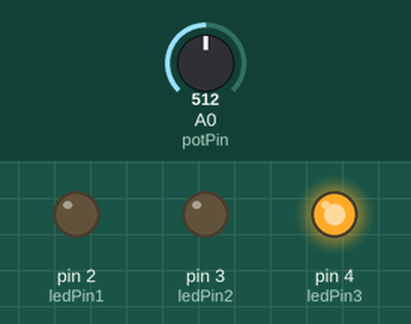
Recording of a sketch running on a simulated Arduino Uno, built with avr-gcc and run on an emulated ATmega328P. Parts: output pins drawn as LEDs (lit = HIGH). The inputs (shaded band) are chosen by the test bench; at power-on: A0 (potPin) = 512.

Above: at 3.8 s.
3.9 s: A0 (potPin) set to 490
At 5.5 s:
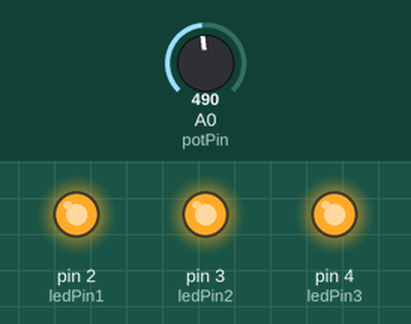
10.5 s: A0 (potPin) set to 510
At 13.8 s:
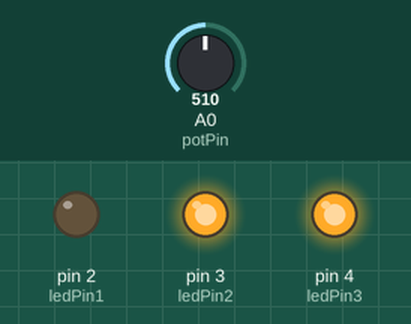
14.5 s: A0 (potPin) set to 306
At 15.5 s:
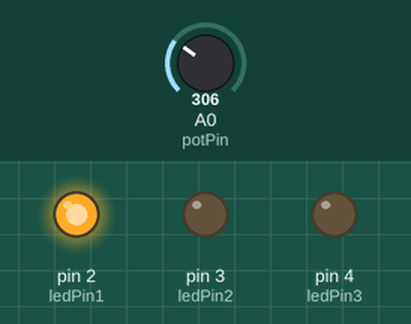
Timing chart, 0 to 25.5 s (numbered marks = the images above; inputs shaded):
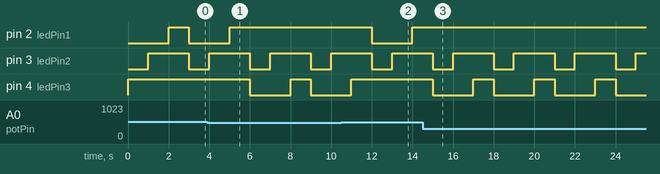

Measured:
- after the input at 3.9 s, pin 2 (ledPin1): goes on until 5.0 s, then stays HIGH; pin 4 (ledPin3): HIGH → LOW after 2.1 s, → HIGH 2.0 s later, → LOW 1.0 s later
- after the input at 10.5 s, pin 2 (ledPin1): HIGH → LOW after 1.5 s, → HIGH 2.0 s later; pin 4 (ledPin3): goes on until 11.0 s, then stays HIGH
- after the input at 14.5 s, pin 2 (ledPin1): stops changing and stays HIGH; pin 4 (ledPin3): alternates HIGH for 1.0 s and LOW for 2.0 s, starting after 0.50 s
- by itself, pin 3 (ledPin2): alternates HIGH for 2.0 s and LOW for 1.0 s

The sketch:

EJERCICIO1.ino
```cpp
const int potPin = A0;
const int ledPin1 = 2;
const int ledPin2 = 3;
const int ledPin3 = 4;

int potValue;

void setup() {
  pinMode(ledPin1, OUTPUT);
  pinMode(ledPin2, OUTPUT);
  pinMode(ledPin3, OUTPUT);
}

void loop() {
  potValue = analogRead(potPin);


  if (potValue >= 0 && potValue <= 500) {
    digitalWrite(ledPin1, HIGH);
    delay(1000);
    digitalWrite(ledPin2, HIGH);
    delay(1000);
    digitalWrite(ledPin3, HIGH);
    delay(1000);
    digitalWrite(ledPin1, LOW);
    digitalWrite(ledPin2, LOW);
    digitalWrite(ledPin3, LOW);
  }

  else if (potValue > 500 && potValue <= 1000) {
    digitalWrite(ledPin3, HIGH);
    delay(1000);
    digitalWrite(ledPin2, HIGH);
    delay(1000);
    digitalWrite(ledPin1, HIGH);
    delay(1000);
    digitalWrite(ledPin3, LOW);
    digitalWrite(ledPin2, LOW);
    digitalWrite(ledPin1, LOW);
  }
}
```
